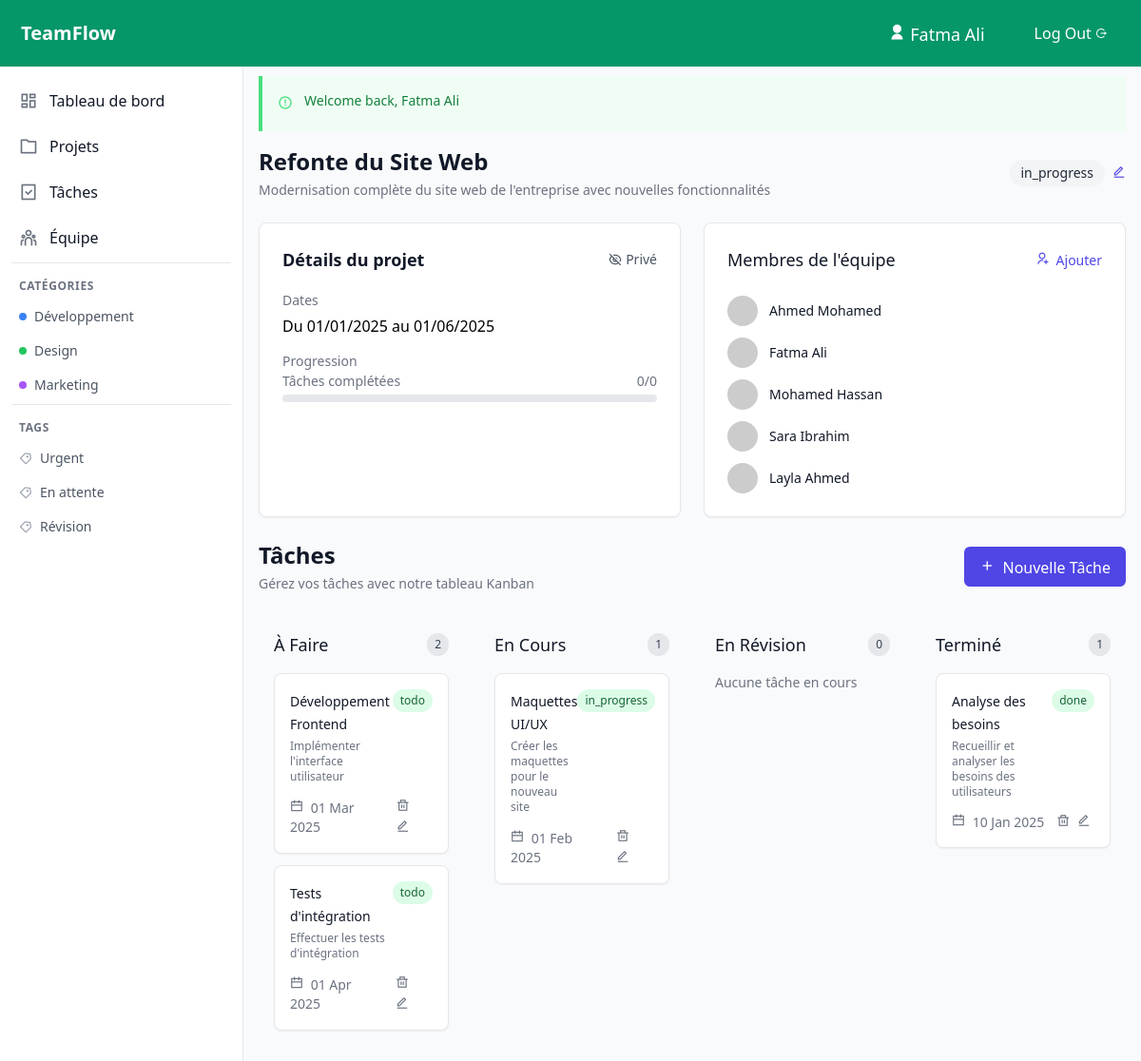
The page /projects?id=1 (signed in) on the database its author committed.
### tables this page shows
CREATE TABLE IF NOT EXISTS user_projects (
    user_id INT NOT NULL,
    project_id INT NOT NULL,
    role_name VARCHAR(100) NOT NULL DEFAULT 'membre',
    joined_at DATETIME DEFAULT CURRENT_TIMESTAMP,
    PRIMARY KEY (user_id, project_id),
    FOREIGN KEY (user_id) REFERENCES users(id) ON DELETE CASCADE,
    FOREIGN KEY (role_name) REFERENCES roles(name) ON DELETE CASCADE,
    FOREIGN KEY (project_id) REFERENCES projects(id) ON DELETE CASCADE
);

CREATE TABLE IF NOT EXISTS users (
    id INT NOT NULL AUTO_INCREMENT,
    name VARCHAR(100) NOT NULL,
    email VARCHAR(100) NOT NULL UNIQUE,
    password VARCHAR(255) NOT NULL,
    created_at DATETIME DEFAULT CURRENT_TIMESTAMP,
    PRIMARY KEY (id)
);

CREATE TABLE IF NOT EXISTS tasks (
    id INT NOT NULL AUTO_INCREMENT,
    title VARCHAR(100) NOT NULL,
    description TEXT,
    project_id INT NOT NULL,
    status ENUM('todo', 'in_progress', 'review', 'done') DEFAULT 'todo',
    due_date DATE,
    created_at DATETIME DEFAULT CURRENT_TIMESTAMP,
    PRIMARY KEY (id),
    FOREIGN KEY (project_id) REFERENCES projects(id) ON DELETE CASCADE
);

### views/pages/project_content.php (the view, shortened to what the rows shown need)
<div class="space-y-6">
    <div class="flex justify-between items-center">
        <div>
            <h1 class="text-2xl font-bold text-gray-900"><?= htmlspecialchars($project['name']) ?></h1>
        </div>
    </div>
    <div class="grid grid-cols-1 md:grid-cols-2 gap-6">
        <div class="bg-white rounded-lg border border-gray-200 shadow-sm p-6 space-y-4">
        <div class="flex justify-between items-center mb-4">
                <h2 class="text-lg font-semibold text-gray-900">Détails du projet</h2>
            </div>
        </div>
        <div class="bg-white rounded-lg border border-gray-200 shadow-sm p-6">
            <div class="flex items-center justify-between mb-6">
                <h2 class="text-lg font-medium text-gray-900">Membres de l'équipe</h2>
            </div>
            <div class="space-y-3">
                <?php if (empty($team)): ?>
                    <p class="text-gray-500 text-center py-4">Aucun membre dans l'équipe</p>
                <?php else: ?>
                    <?php foreach ($team as $member): ?>
                        <div class="flex items-center justify-between">
                            <div class="flex items-center space-x-3">
                                <img class="w-8 h-8 rounded-full"
                                    src="https://ui-avatars.com/api/?name=<?= urlencode($member['name']) ?>"
                                    alt="<?= htmlspecialchars($member['name']) ?>">
                                <div>
                                    <p class="text-sm font-medium text-gray-900"><?= htmlspecialchars($member['name']) ?></p>
                                </div>
                            </div>
                        </div>
                    <?php endforeach; ?>
                <?php endif; ?>
            </div>
        </div>
    </div>
    <div class="flex justify-between items-center">
        <div>
            <h1 class="text-2xl font-bold text-gray-900">Tâches</h1>
        </div>
    </div>
    <?php require_once "views/pages/tasks_content.php"; ?>
</div>
</div>

### views/pages/tasks_content.php (shortened to what the rows shown need)
<div class="space-y-6">
    <div class="grid grid-cols-1 md:grid-cols-2 lg:grid-cols-4 gap-4">
        <div class="bg-gray-50 p-4 rounded-lg">
            <div class="space-y-3">
                <?php if(empty($tasks['todo'])):?>
                    <p class="text-sm text-gray-500">Aucune tâche en cours</p>
                <?php else:?>
                    <?php foreach ($tasks['todo'] as $task): ?>
                    <div class="bg-white p-4 rounded-lg shadow-sm border border-gray-200">
                        <div class="flex justify-between items-start mb-3">
                            <div>
                                <a href="#" onclick="showTaskDetails(<?= $task['id'] ?>)" class="text-sm font-medium text-gray-900 hover:text-indigo-600">
                                    <?= htmlspecialchars($task['title']) ?>
                                </a>
                                <p class="text-xs text-gray-500 mt-1"><?=$task['description']?></p>
                            </div>
                            <span class="px-2 py-1 text-xs font-medium rounded-full bg-green-100 text-green-800"><?=$task['status']?></span>
                        </div>
                        <div class="flex items-center justify-between text-sm">
                            <div class="flex items-center justify-between space-x-3 w-full">
                                <span class="text-gray-500">
                                    <i class="ri-calendar-line mr-1"></i>
                                    <?= date('d M Y', strtotime($task['due_date'])); ?>
                                </span>
                                <?php if(isset($project)):?>
                                <div>
                                <button onclick="confirmDelete(<?= $task['id'] ?>)" class="text-gray-500">
                                    <i class="ri-delete-bin-line mr-1"></i>
                                </button >
                                <button onclick="editTask(<?= $task['id'] ?>)" class="text-gray-500">
                                    <i class="ri-edit-line mr-1"></i>
                                </button >
                                </div>
                                <?php else:?>
                                    <button onclick="editStatus(<?= $task['id'] ?>)" class="text-gray-500">
                                       <i class="ri-edit-line mr-1"></i>
                                    </button >
                                <?php endif;?>
                            </div>
                        </div>
                    </div>
                <?php endforeach;?>
               <?php endif;?>
            </div>
        </div>
        <div class="bg-gray-50 p-4 rounded-lg">
            <div class="space-y-3">
            <?php if(empty($tasks['doing'])):?>
                    <p class="text-sm text-gray-500">Aucune tâche en cours</p>
                <?php else:?>
                    <?php foreach ($tasks['doing'] as $task): ?>
                    <div class="bg-white p-4 rounded-lg shadow-sm border border-gray-200">
                        <div class="flex justify-between items-start mb-3">
                            <div>
                                <a href="#" onclick="showTaskDetails(<?= $task['id'] ?>)" class="text-sm font-medium text-gray-900 hover:text-indigo-600">
                                    <?= htmlspecialchars($task['title']) ?>
                                </a>
                                <p class="text-xs text-gray-500 mt-1"><?=$task['description']?></p>
                            </div>
                            <span class="px-2 py-1 text-xs font-medium rounded-full bg-green-100 text-green-800"><?=$task['status']?></span>
                        </div>
                        <div class="flex items-center justify-between text-sm">
                            <div class="flex items-center justify-between space-x-3 w-full">
                                <span class="text-gray-500">
                                    <i class="ri-calendar-line mr-1"></i>
                                    <?= date('d M Y', strtotime($task['due_date'])); ?>
                                </span>
                                <?php if(isset($project)):?>
                                <div>
                                <button onclick="confirmDelete(<?= $task['id'] ?>)" class="text-gray-500">
                                    <i class="ri-delete-bin-line mr-1"></i>
                                </button >
                                <button onclick="editTask(<?= $task['id'] ?>)" class="text-gray-500">
                                    <i class="ri-edit-line mr-1"></i>
                                </button >
                                </div>
                                <?php else:?>
                                    <button onclick="editStatus(<?= $task['id'] ?>)" class="text-gray-500">
                                       <i class="ri-edit-line mr-1"></i>
                                    </button >
                                <?php endif;?>
                            </div>
                        </div>
                    </div>
                <?php endforeach;?>
               <?php endif;?>
            </div>
        </div>
        <div class="bg-gray-50 p-4 rounded-lg">
            <div class="space-y-3">
            <?php if(empty($tasks['done'])):?>
                    <p class="text-sm text-gray-500">Aucune tâche en cours</p>
                <?php else:?>
                    <?php foreach ($tasks['done'] as $task): ?>
                    <div class="bg-white p-4 rounded-lg shadow-sm border border-gray-200">
                        <div class="flex justify-between items-start mb-3">
                            <div>
                                <a href="#" onclick="showTaskDetails(<?= $task['id'] ?>)" class="text-sm font-medium text-gray-900 hover:text-indigo-600">
                                    <?= htmlspecialchars($task['title']) ?>
                                </a>
                                <p class="text-xs text-gray-500 mt-1"><?=$task['description']?></p>
                            </div>
                            <span class="px-2 py-1 text-xs font-medium rounded-full bg-green-100 text-green-800"><?=$task['status']?></span>
                        </div>
                        <div class="flex items-center justify-between text-sm">
                            <div class="flex items-center justify-between space-x-3 w-full">
                                <span class="text-gray-500">
                                    <i class="ri-calendar-line mr-1"></i>
                                    <?= date('d M Y', strtotime($task['due_date'])); ?>
                                </span>
                                <?php if(isset($project)):?>
                                <div>
                                <button onclick="confirmDelete(<?= $task['id'] ?>)" class="text-gray-500">
                                    <i class="ri-delete-bin-line mr-1"></i>
                                </button >
                                <button onclick="editTask(<?= $task['id'] ?>)" class="text-gray-500">
                                    <i class="ri-edit-line mr-1"></i>
                                </button >
                                </div>
                                <?php else:?>
                                    <button onclick="editStatus(<?= $task['id'] ?>)" class="text-gray-500">
                                       <i class="ri-edit-line mr-1"></i>
                                    </button >
                                <?php endif;?>
                            </div>
                        </div>
                    </div>
                <?php endforeach;?>
               <?php endif;?>
            </div>
        </div>
    </div>
</div>

### rows shown on the page
user_projects: user.name "Ahmed Mohamed"
user_projects: user.name "Fatma Ali"
user_projects: user.name "Mohamed Hassan"
user_projects: user.name "Sara Ibrahim"
user_projects: user.name "Layla Ahmed"
tasks: title "Développement Frontend", description "Implémenter l'interface utilisateur", status "todo", due_date "01 Mar 2025"
tasks: title "Tests d'intégration", description "Effectuer les tests d'intégration", status "todo", due_date "01 Apr 2025"
tasks: title "Maquettes UI/UX", description "Créer les maquettes pour le nouveau site", status "in_progress", due_date "01 Feb 2025"
tasks: title "Analyse des besoins", description "Recueillir et analyser les besoins des utilisateurs", status "done", due_date "10 Jan 2025"

### other values the page prints
$_SESSION['user']['name'] "Fatma Ali"
$_SESSION['message'] "Welcome back, Fatma Ali"
$project['name'] "Refonte du Site Web"
$project['description'] "Modernisation complète du site web de l'entreprise avec nouvelles fonctionnalités"
$project['status'] "in_progress"
date('d/m/Y', strtotime($project['start_date'])) "01/01/2025"
date('d/m/Y', strtotime($project['end_date'])) "01/06/2025"
$stats['completed'] "0"
$stats['total'] "0"
count($tasks['todo']) "2"
count($tasks['doing']) "1"
count($tasks['review']) "0"
count($tasks['done']) "1"
